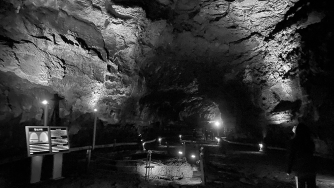
#> input picture fig2/manjang.jpg, 334 x 188 px, shrunk from 1280 x 720 before the run, found by its file name
$ jupyter execute --allow-errors Ch_4_histogram_modifcation.ipynb
#> lines starting #> are read from the running program, lines starting #| are printed output that depends on the picture; after the words box and inside, x2 and y2 are one past the last pixel; in counts of white or black regions, pixels touching at a corner belong together
# 히스토그램 변환  (Histogram modification)

## 영상의 명암비 조절

[cell 1]
# cv2.normalize(src, dst=None, alpha=None, beta=None, norm_type=None, dtype=None, mask=None) -> dst
# src: 입력영상
# dst: 결과영상
# alpha: 정규화 최소값 (예, 0)
# beta: 정규화 최댓값 (예, 155)
# norm_type: cv2.NORM_MINMAX
# dtype =  -1, src와 같은 type

[cell 2]
import sys
import numpy as np
import cv2


src = cv2.imread('fig/manjang.jpg', cv2.IMREAD_REDUCED_GRAYSCALE_2)
#> src is the input picture: shape (188, 334); min 0, max 255, mean 53.3
# src = cv2.imread('fig/puppy_shrink.png', cv2.IMREAD_REDUCED_GRAYSCALE_2)

if src is None:
    print('Image load failed!')
    sys.exit()

# minMaxLoc(src[, mask]) -> minVal, maxVal, minLoc, maxLoc
smin, smax, _, _ = cv2.minMaxLoc(src)
#> smin = 0; smax = 255

dst_norm = cv2.normalize(src, None, 0, 255, cv2.NORM_MINMAX, -1)
# dst = np.clip(255*(src-smin)/(smax-smin) + 0, 0, 255).astype(np.uint8)

dst_equal = cv2.equalizeHist(src)
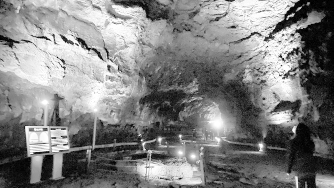
#> dst_equal: shape (188, 334); min 0, max 255, mean 128.6


cv2.imshow('src', src)
cv2.imshow('dst_norm', dst_norm)
cv2.imshow('dst_equal', dst_equal)

cv2.waitKey()

cv2.destroyAllWindows()

## 칼라영상 히스토그램 평활화

[cell 3]
# equalizeHist(src, dst=None) -> dst
# src: 입력영상,gray scale 영상만 가능

[cell 4]
import sys
import numpy as np
import cv2


# 컬러 영상의 히스토그램 평활화
src = cv2.imread('fig/spring_in_park.jpg', cv2.IMREAD_REDUCED_COLOR_2)
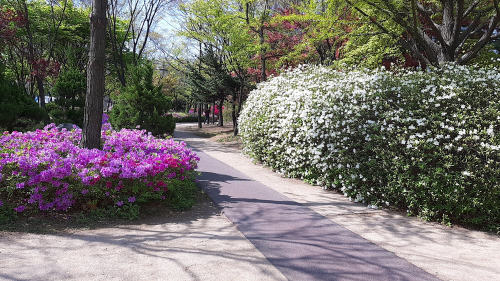
#> input picture fig2/spring_in_park.jpg, 500 x 281 px, shrunk from 1920 x 1080 before the run, found by its file name
#> src is the input picture: shape (281, 500, 3); mean B, G, R 108.4, 112.6, 117.6

if src is None:
    print('Image load failed!')
    sys.exit()

src_hsv = cv2.cvtColor(src, cv2.COLOR_BGR2HSV)
#> src_hsv: shape (281, 500, 3); mean H, S, V 70.6, 56.3, 123.1
h, s, v = cv2.split(src_hsv) # list ret
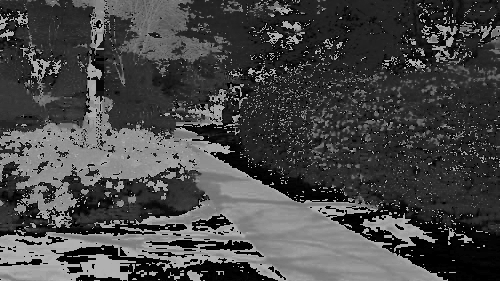
#> h: shape (281, 500); min 0, max 179, mean 70.6
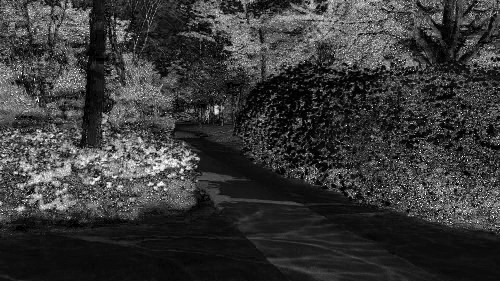
#> s: shape (281, 500); min 0, max 255, mean 56.3
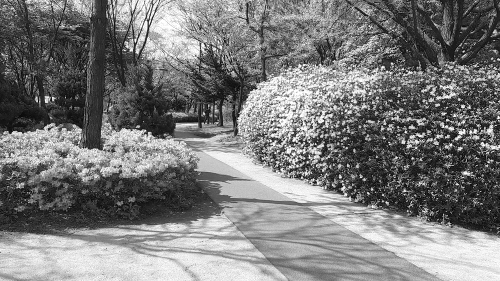
#> v: shape (281, 500); min 1, max 255, mean 123.1

# 밝기 성분에 대해서만 히스토그램 평활화 수행
v_equal = cv2.equalizeHist(v)
v_norm = cv2.normalize(v, None, 0, 255, cv2.NORM_MINMAX, -1)

dst_equal = cv2.merge((h, s, v_equal))
#> dst_equal: shape (281, 500, 3); mean H, S, V 70.6, 56.3, 128.1
dst_norm = cv2.merge((h, s, v_norm))
#> dst_norm: shape (281, 500, 3); mean H, S, V 70.6, 56.3, 122.6


dst_equal = cv2.cvtColor(dst_equal, cv2.COLOR_HSV2BGR)
dst_norm = cv2.cvtColor(dst_norm, cv2.COLOR_HSV2BGR)


cv2.imshow('src', src)
cv2.imshow('dst_equal', dst_equal)
cv2.imshow('dst_norm', dst_norm)

cv2.waitKey()

cv2.destroyAllWindows()

## 히스토그램 평활화를 통해서 개선할 수 있는 영상을 찾고 평활화 수행

## 특정 색상 영역 찾아 내기

[cell 5]
# inRange(src, lowerb, upperb[, dst]) -> dst
# src: 입력영상
# lowerb: 하한값 (0, 0, 0)
# upperb: 상한값 (255, 255, 255)

[cell 6]
# [11 lines of commented-out code are left out]

[cell 7]
import sys
import numpy as np
import cv2

# src = cv2.imread('fig/palette.png')
src = cv2.imread('fig/palette_dark.png')
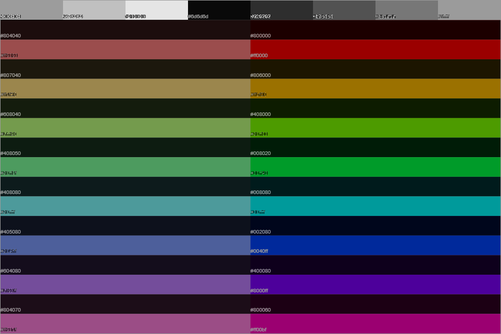
#> input picture fig2/palette_dark.png, 501 x 334 px, shrunk from 962 x 642 before the run, found by its file name
#> src is the input picture: shape (334, 501, 3); mean B, G, R 62, 61.9, 62


if src is None:
    print('Image load failed!')
    sys.exit()

src_hsv = cv2.cvtColor(src, cv2.COLOR_BGR2HSV)
#> src_hsv: shape (334, 501, 3); mean H, S, V 74.5, 178.6, 94.1

dst1 = cv2.inRange(src, (0, 128, 0), (100, 255, 100)) # b, g, r
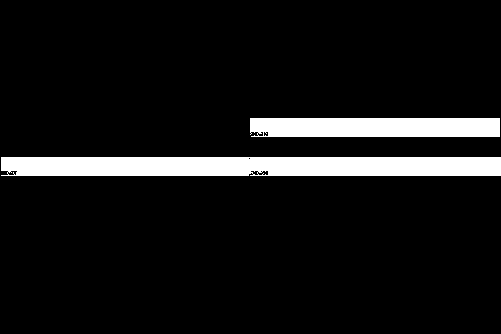
#> dst1: shape (334, 501); 8.4% white; 2 white regions, box (x1, y1, x2, y2) and area: (1, 157, 501, 176) 9398, (250, 118, 500, 137) 4698
dst2 = cv2.inRange(src_hsv, (40, 150, 0), (70, 255, 255)) # h, s, v
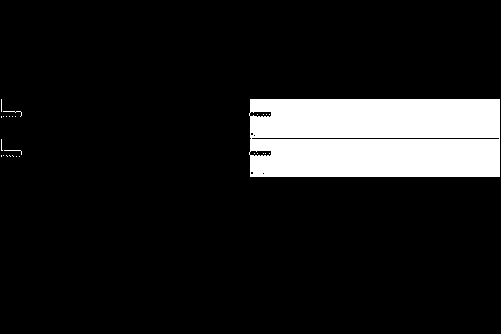
#> dst2: shape (334, 501); 11.5% white; 27 white regions (24 under 20 px), largest, box (x1, y1, x2, y2) and area: (249, 99, 500, 177) 19074, (3, 111, 22, 117) 23, (4, 150, 22, 155) 21

cv2.imshow('src', src)
cv2.imshow('dst1', dst1)
cv2.imshow('dst2', dst2)

cv2.waitKey()

cv2.destroyAllWindows()

[cell 8]
## 트랙바를 이용해서 색상 찾기

import sys
import numpy as np
import cv2


src = cv2.imread('fig/palette_dark.png')

if src is None:
    print('Image load failed!')
    sys.exit()

src_hsv = cv2.cvtColor(src, cv2.COLOR_BGR2HSV)

def on_trackbar(pos):
#> called with pos = 0
    hmin = cv2.getTrackbarPos('H_min', 'dst')
    hmax = cv2.getTrackbarPos('H_max', 'dst')
#     sat = cv2.getTrackbarPos('sat', 'dst')

    dst = cv2.inRange(src_hsv, (hmin, 150, 0), (hmax, 255, 255))
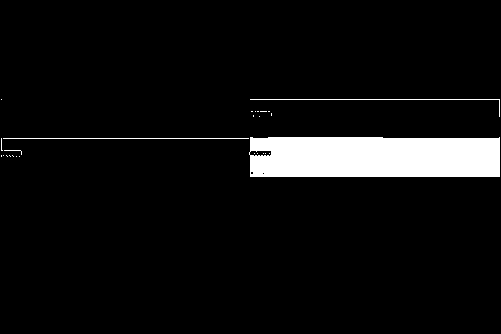
#> dst: shape (334, 501); 6.2% white; 26 white regions (22 under 20 px), largest, box (x1, y1, x2, y2) and area: (249, 137, 500, 177) 9779, (250, 99, 500, 117) 267, (3, 138, 249, 139) 246, (4, 150, 22, 155) 21
#     dst = cv2.inRange(src_hsv, (hmin, sat, 0), (hmax, 255, 255))
    cv2.imshow('dst', dst)


cv2.imshow('src', src)
cv2.namedWindow('dst')

cv2.createTrackbar('H_min', 'dst', 50, 179, on_trackbar)
cv2.createTrackbar('H_max', 'dst', 80, 179, on_trackbar)
# cv2.createTrackbar('sat', 'dst', 150, 255, call_trackbar)

on_trackbar(0)

cv2.waitKey()

cv2.destroyAllWindows()
